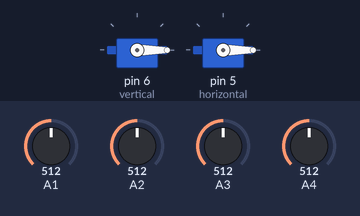
This sketch was run on a simulated Arduino Uno, built with avr-gcc and run on an emulated ATmega328P. Parts: 2 × servo. The test bench sets the inputs (shaded band); at power-on: A4 = 512, A2 = 512, A3 = 512, A1 = 512. What the sketch prints to the serial monitor is not drawn.

Above: at 2.2 s.
2.3 s: A4 set to 850
5.3 s: A4 set to 871
At 5.94 s:
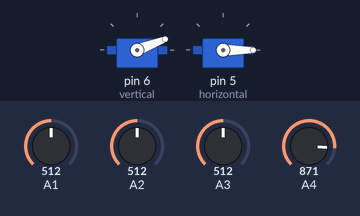
8.3 s: A2 set to 716
At 11.1 s:
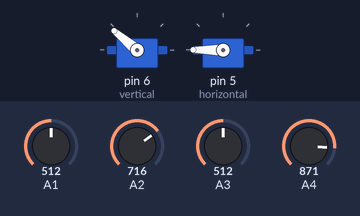
11.3 s: A3 set to 690
14.3 s: A3 set to 715
At 15.1 s:
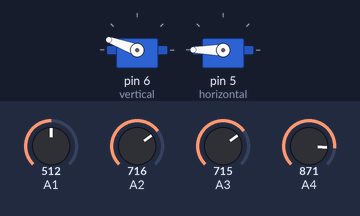
16.2 s: A1 set to 709
19.2 s: A1 set to 733
At 23.0 s:
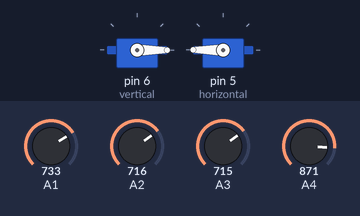
Timing chart, 0 to 23.2 s (numbered marks = the images above; inputs shaded):
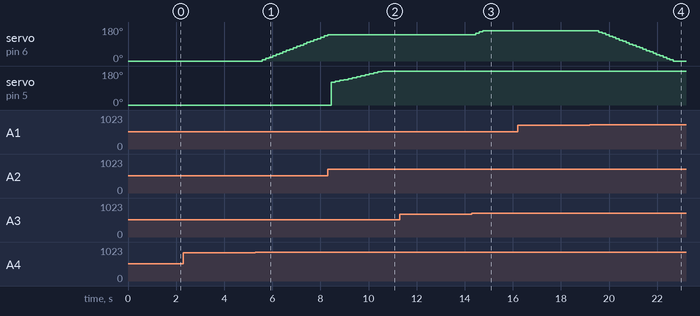

Measured:
- the behaviour switches between 856 and 857 on A4 (found by bisection; images 0 and 1)
- the behaviour switches between 705 and 706 on A3 (found by bisection; images 2 and 3)
- the behaviour switches between 721 and 722 on A1 (found by bisection; images 3 and 4)
- after the input at 2.3 s, every drawn part: stays the same
- after the input at 5.3 s, servo on pin 6 (vertical): moves from 0° to 133° over 2.6 s, starting after 0.29 s
- after the input at 8.3 s, servo on pin 6 (vertical): goes on until 8.3 s, then stays 140°; servo on pin 5 (horizontal): moves from 0° to 180° over 2.1 s, starting after 0.15 s
- after the input at 11.3 s, every drawn part: stays the same
- after the input at 14.3 s, servo on pin 6 (vertical): 140° → 147° after 0.16 s, → 154° 0.14 s later, → 160° 0.14 s later
- after the input at 16.2 s, every drawn part: stays the same
- after the input at 19.2 s, servo on pin 6 (vertical): moves from 160° to 0° over 3.1 s, starting after 0.38 s

The sketch:

DualAxisTracking_Final.ino
```cpp
#include <Servo.h>
Servo vertical;
Servo horizontal;

int threshold = 500;
float vangle;
float hangle;
void setup(){
Serial.begin(9600);
vertical.attach(6);
horizontal.attach(5);
vertical.write(0);
horizontal.write(0);
delay(1000);
}

void loop() {

// Initialize LDRs
float l1 = analogRead(A1);
float l2 = analogRead(A2);
float l3 = analogRead(A3);
float l4 = (analogRead(A4)/1.4);

//Calculating Average LDR outputs
float avt = (l1+l2)/2;
float avd = (l3+l4)/2;
float avl = (l1+l3)/2;
float avr = (l2+l4)/2;

//Calculating Average of all LDRs
float average = (l1+l2+l3+l4)/4;

//Calculating Difference in Horizointal and Vertical Planes
float dvert = (avt-avd);
float dhoriz = (avl-avr);

//For LDR calibration purposes
Serial.print("dvert is ");
Serial.print(dvert);
Serial.print(" dhoriz is ");
Serial.print(dhoriz);
Serial.print(" l1 is ");
Serial.print(l1);
Serial.print(" l2 is ");
Serial.print(l2);
Serial.print(" l3 is ");
Serial.print(l3);
Serial.print(" l4 is ");
Serial.print(l4);
Serial.print(" average is ");
Serial.print(average);
Serial.print(" vangle is ");
Serial.print(vangle);
Serial.print(" hangle is ");
Serial.print(hangle);
Serial.println();

//Setting limits on angles
if (vangle > 160){
  vangle = 160;
}
if (vangle < 0){
  vangle = 0;
}
if (hangle > 210){
  hangle = 210;
}
if (hangle < 120){
  hangle = 120;
}

//vertical motor
//upward rotation
if (abs(dvert)>=50){
    if (dvert > 0){

    vertical.write(vangle);
    vangle -=7;
    delay(50);

  }

  //downard rotation
  if (dvert < 0){

    vertical.write(vangle);
    vangle +=7;
    delay(50);

  }

}

  //horizontal motor
if (abs(dhoriz)>= 100){
  //leftward rotation
  if (dhoriz > 0){

    horizontal.write(hangle);
    hangle -= 5;
    delay(100);

  }

  //rightward rotation
  if (dhoriz < 0){

    horizontal.write(hangle);
    hangle += 5;
    delay(100);
    }


  }
}
```
